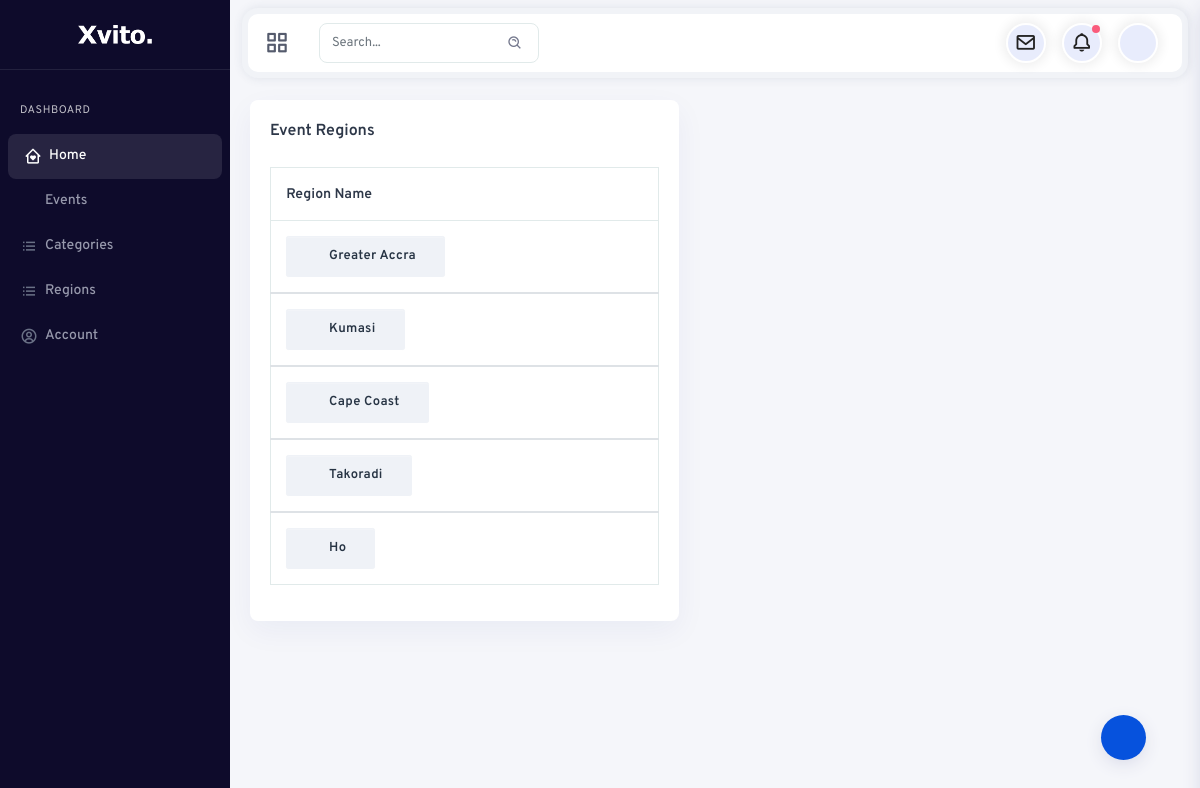
The app's page /events_backend/view_region/ (signed in) with its own data.
### events_app/models.py (models this page shows, shortened)
class EventRegion(models.Model):
    name = models.CharField(max_length=100)

### events_backend/views.py (the view)
# urls.py: path('view_region/', EventRegionListView.as_view(), name='view-region'),
class EventRegionListView(LoginRequiredMixin, ListView):
    model = EventRegion
    template_name = 'events_backend/region_list.html'
    context_object_name = 'regions'

### events_backend/templates/events_backend/region_list.html (shortened to what this page needs)
{% extends 'events_backend/backend_base.html' %}
{% load static %}
{% block content%}
<div class="main-panel">
    <div class="content-wrapper">
        <div class="container-fluid">
            <div class="row">
            <div class="row">
                <div class="col-12 box-margin">
                    <div class="card">
                        <div class="card-body">
                            <h6 class="card-title">Event Regions</h6>
                            <div class="table-responsive">
                                <table class="table table-nowrap">
                                    <thead>
                                        <tr>
                                            <th>Region Name</th>
                                            <th></th>
                                        </tr>
                                    </thead>
                                    {% for eventregion in regions %}
                                    <tbody>
                                        <tr>
                                            <th scope="row">
                                                <button type="button"
                                                    class="btn btn-sm btn-secondary btn-icon rounded-pill">
                                                    <span class="btn-inner--icon"><i
                                                            class="fa fa-book"></i></span>
                                                    <span class="btn-inner--text">{{ eventregion.name }}</span>
                                                </button>
                                            </th>
                                            <td class="order">
                                            </td>
                                            <td>
                                            </td>
                                            <td>{{ event.date }}</td>
                                            <td>
                                                <div class="d-flex align-items-center">
                                                    <div class="actions ml-3">
                                                        <a href="{% url 'backend:update-regions' pk=eventregion.pk %}" class="action-item mr-2"
                                                            data-bs-toggle="tooltip" title=""
                                                            data-original-title="Edit">
                                                            <i class="fa fa-pencil"></i>
                                                        </a>
                                                        <a href="{% url 'backend:region-delete' pk=eventregion.pk %}" class="action-item mr-2"
                                                            data-bs-toggle="tooltip" title=""
                                                            data-original-title="Archive">
                                                            <i class="fa fa-archive"></i>
                                                        </a>
                                                    </div>
                                                </div>
                                            </td>
                                            {% endfor %}
                                        </tr>
                                    </tbody>
                                </table>
                            </div>
                        </div>
                    </div>
                </div>
            </div>
        </div>
    </div>
{% endblock %}

### records on screen
EventRegion: name "Greater Accra"
EventRegion: name "Kumasi"
EventRegion: name "Cape Coast"
EventRegion: name "Takoradi"
EventRegion: name "Ho"
